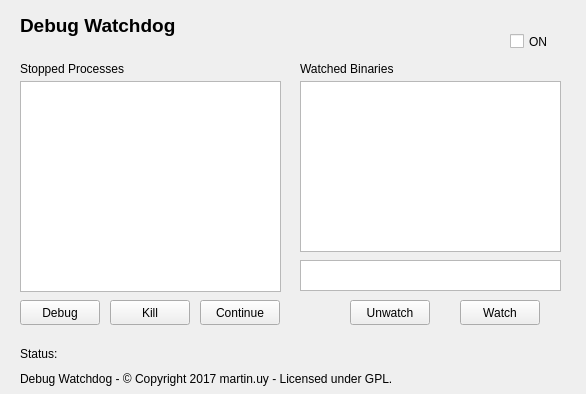
<?xml version="1.0" encoding="UTF-8"?>
<ui version="4.0">
 <class>MainWindow</class>
 <widget class="QMainWindow" name="MainWindow">
  <property name="geometry">
   <rect>
    <x>0</x>
    <y>0</y>
    <width>586</width>
    <height>394</height>
   </rect>
  </property>
  <property name="windowTitle">
   <string>Debug Watchdog</string>
  </property>
  <widget class="QWidget" name="centralWidget">
   <widget class="QPushButton" name="debugButton">
    <property name="geometry">
     <rect>
      <x>20</x>
      <y>300</y>
      <width>80</width>
      <height>25</height>
     </rect>
    </property>
    <property name="text">
     <string>Debug</string>
    </property>
   </widget>
   <widget class="QPushButton" name="killButton">
    <property name="geometry">
     <rect>
      <x>110</x>
      <y>300</y>
      <width>80</width>
      <height>25</height>
     </rect>
    </property>
    <property name="text">
     <string>Kill</string>
    </property>
   </widget>
   <widget class="QPushButton" name="continueButton">
    <property name="geometry">
     <rect>
      <x>200</x>
      <y>300</y>
      <width>80</width>
      <height>25</height>
     </rect>
    </property>
    <property name="text">
     <string>Continue</string>
    </property>
   </widget>
   <widget class="QListView" name="stoppedProcessesListView">
    <property name="geometry">
     <rect>
      <x>20</x>
      <y>81</y>
      <width>261</width>
      <height>211</height>
     </rect>
    </property>
   </widget>
   <widget class="QPushButton" name="unwatchButton">
    <property name="geometry">
     <rect>
      <x>350</x>
      <y>300</y>
      <width>80</width>
      <height>25</height>
     </rect>
    </property>
    <property name="text">
     <string>Unwatch</string>
    </property>
   </widget>
   <widget class="QPushButton" name="watchButton">
    <property name="geometry">
     <rect>
      <x>460</x>
      <y>300</y>
      <width>80</width>
      <height>25</height>
     </rect>
    </property>
    <property name="text">
     <string>Watch</string>
    </property>
   </widget>
   <widget class="QPlainTextEdit" name="binaryToWatchText">
    <property name="geometry">
     <rect>
      <x>300</x>
      <y>260</y>
      <width>261</width>
      <height>31</height>
     </rect>
    </property>
   </widget>
   <widget class="QListView" name="watchedBinariesListView">
    <property name="geometry">
     <rect>
      <x>300</x>
      <y>81</y>
      <width>261</width>
      <height>171</height>
     </rect>
    </property>
   </widget>
   <widget class="QLabel" name="copyRightBanner">
    <property name="geometry">
     <rect>
      <x>20</x>
      <y>370</y>
      <width>541</width>
      <height>17</height>
     </rect>
    </property>
    <property name="text">
     <string>Debug Watchdog - © Copyright 2017 martin.uy - Licensed under GPL.</string>
    </property>
   </widget>
   <widget class="QLabel" name="label_2">
    <property name="geometry">
     <rect>
      <x>20</x>
      <y>60</y>
      <width>121</width>
      <height>17</height>
     </rect>
    </property>
    <property name="text">
     <string>Stopped Processes</string>
    </property>
   </widget>
   <widget class="QLabel" name="label_3">
    <property name="geometry">
     <rect>
      <x>300</x>
      <y>60</y>
      <width>181</width>
      <height>17</height>
     </rect>
    </property>
    <property name="text">
     <string>Watched Binaries</string>
    </property>
   </widget>
   <widget class="QLabel" name="label_4">
    <property name="geometry">
     <rect>
      <x>20</x>
      <y>10</y>
      <width>181</width>
      <height>31</height>
     </rect>
    </property>
    <property name="font">
     <font>
      <pointsize>14</pointsize>
      <weight>75</weight>
      <bold>true</bold>
     </font>
    </property>
    <property name="text">
     <string>Debug Watchdog</string>
    </property>
   </widget>
   <widget class="QCheckBox" name="onOffCheckBox">
    <property name="geometry">
     <rect>
      <x>510</x>
      <y>30</y>
      <width>51</width>
      <height>23</height>
     </rect>
    </property>
    <property name="text">
     <string>ON</string>
    </property>
    <property name="iconSize">
     <size>
      <width>24</width>
      <height>24</height>
     </size>
    </property>
   </widget>
   <widget class="QLabel" name="statusTitle">
    <property name="geometry">
     <rect>
      <x>20</x>
      <y>345</y>
      <width>41</width>
      <height>17</height>
     </rect>
    </property>
    <property name="text">
     <string>Status:</string>
    </property>
   </widget>
   <widget class="QLabel" name="statusMessage">
    <property name="geometry">
     <rect>
      <x>70</x>
      <y>345</y>
      <width>491</width>
      <height>17</height>
     </rect>
    </property>
    <property name="text">
     <string/>
    </property>
   </widget>
  </widget>
 </widget>
 <layoutdefault spacing="6" margin="11"/>
 <resources/>
 <connections/>
</ui>
